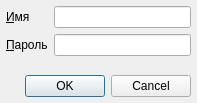
<?xml version="1.0" encoding="UTF-8"?>
<ui version="4.0">
 <class>LoginDialog</class>
 <widget class="QDialog" name="LoginDialog">
  <property name="geometry">
   <rect>
    <x>0</x>
    <y>0</y>
    <width>197</width>
    <height>103</height>
   </rect>
  </property>
  <property name="windowTitle">
   <string>Регистрация</string>
  </property>
  <layout class="QGridLayout">
   <property name="leftMargin">
    <number>6</number>
   </property>
   <property name="topMargin">
    <number>6</number>
   </property>
   <property name="rightMargin">
    <number>6</number>
   </property>
   <property name="bottomMargin">
    <number>6</number>
   </property>
   <property name="spacing">
    <number>6</number>
   </property>
   <item row="1" column="0">
    <widget class="QLabel" name="lblPassword">
     <property name="text">
      <string>&amp;Пароль</string>
     </property>
     <property name="buddy">
      <cstring>edtPassword</cstring>
     </property>
    </widget>
   </item>
   <item row="0" column="0">
    <widget class="QLabel" name="lblLogin">
     <property name="text">
      <string>&amp;Имя</string>
     </property>
     <property name="buddy">
      <cstring>edtLogin</cstring>
     </property>
    </widget>
   </item>
   <item row="1" column="1">
    <widget class="CPasswordEdit" name="edtPassword">
     <property name="echoMode">
      <enum>QLineEdit::Password</enum>
     </property>
    </widget>
   </item>
   <item row="0" column="1">
    <widget class="QLineEdit" name="edtLogin"/>
   </item>
   <item row="3" column="0" colspan="2">
    <widget class="QDialogButtonBox" name="buttonBox">
     <property name="orientation">
      <enum>Qt::Horizontal</enum>
     </property>
     <property name="standardButtons">
      <set>QDialogButtonBox::Cancel|QDialogButtonBox::Ok</set>
     </property>
    </widget>
   </item>
   <item row="2" column="0">
    <spacer name="verticalSpacer">
     <property name="orientation">
      <enum>Qt::Vertical</enum>
     </property>
     <property name="sizeHint" stdset="0">
      <size>
       <width>20</width>
       <height>40</height>
      </size>
     </property>
    </spacer>
   </item>
  </layout>
 </widget>
 <customwidgets>
  <customwidget>
   <class>CPasswordEdit</class>
   <extends>QLineEdit</extends>
   <header>library/PasswordEdit.h</header>
  </customwidget>
 </customwidgets>
 <tabstops>
  <tabstop>edtLogin</tabstop>
  <tabstop>edtPassword</tabstop>
  <tabstop>buttonBox</tabstop>
 </tabstops>
 <resources/>
 <connections>
  <connection>
   <sender>buttonBox</sender>
   <signal>accepted()</signal>
   <receiver>LoginDialog</receiver>
   <slot>accept()</slot>
   <hints>
    <hint type="sourcelabel">
     <x>195</x>
     <y>54</y>
    </hint>
    <hint type="destinationlabel">
     <x>153</x>
     <y>81</y>
    </hint>
   </hints>
  </connection>
  <connection>
   <sender>buttonBox</sender>
   <signal>rejected()</signal>
   <receiver>LoginDialog</receiver>
   <slot>reject()</slot>
   <hints>
    <hint type="sourcelabel">
     <x>195</x>
     <y>54</y>
    </hint>
    <hint type="destinationlabel">
     <x>199</x>
     <y>81</y>
    </hint>
   </hints>
  </connection>
 </connections>
</ui>
